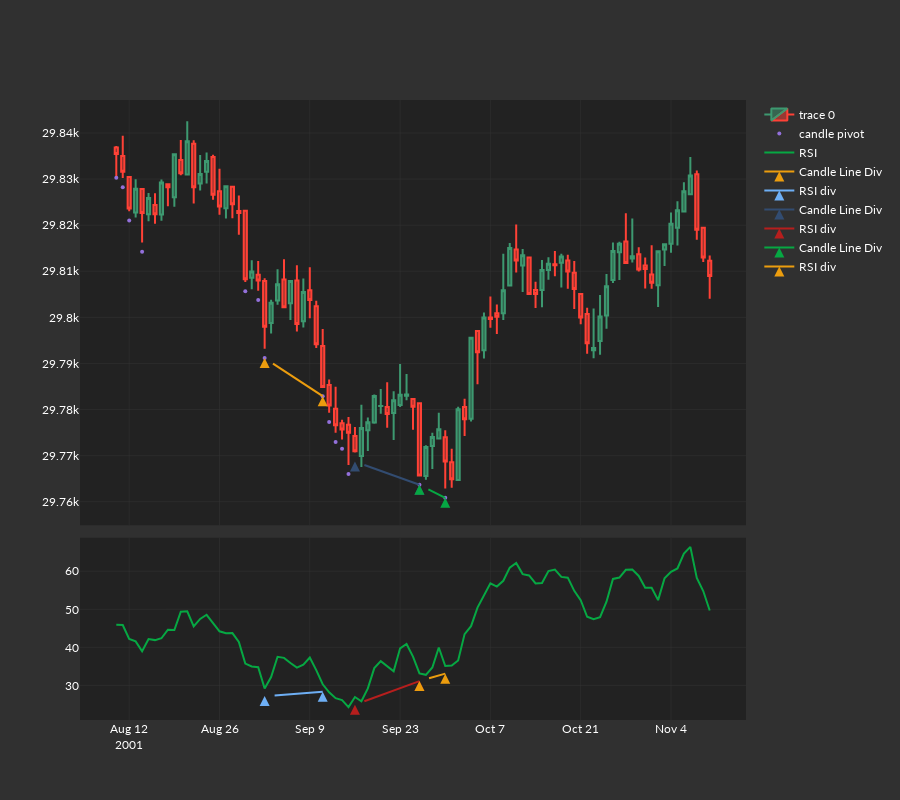

The notebook cell saved with this chart:
### Code cell
fig = make_subplots(
    rows=2,
    cols=1,
    row_heights=[0.7, 0.3],
    shared_xaxes=True,
    vertical_spacing=0.02,
)
fig.append_trace(
    go.Candlestick(
        x=plot_index,
        open=df["open"],
        high=df["high"],
        low=df["low"],
        close=df["close"],
    ),
    row=1,
    col=1,
)

fig.add_scatter(
    x=plot_index,
    y=piv_low_graph,
    mode="markers",
    marker=dict(size=4, color="MediumPurple"),
    name="candle pivot",
    row=1,
    col=1,
)

fig.append_trace(
    go.Scatter(
        x=plot_index,
        y=rsi_values,
        name="RSI",
    ),
    row=2,
    col=1,
)
start = 0
end = 2
for x in range(rsi_line_graph.size):
    fig.add_scatter(
        x=divergence_index[start:end],
        y=candle_line_graph[start:end],
        mode="markers+lines",
        marker=dict(size=10, symbol="arrow-up"),
        name="Candle Line Div",
        row=1,
        col=1,
    )
    fig.add_scatter(
        x=divergence_index[start:end],
        y=rsi_line_graph[start:end],
        mode="markers+lines",
        marker=dict(size=10, symbol="arrow-up"),
        name="RSI div",
        row=2,
        col=1,
    )
    start = end
    end += 2
fig.update_layout(
    xaxis_rangeslider_visible=False,
    height=800,
)
fig.show()
